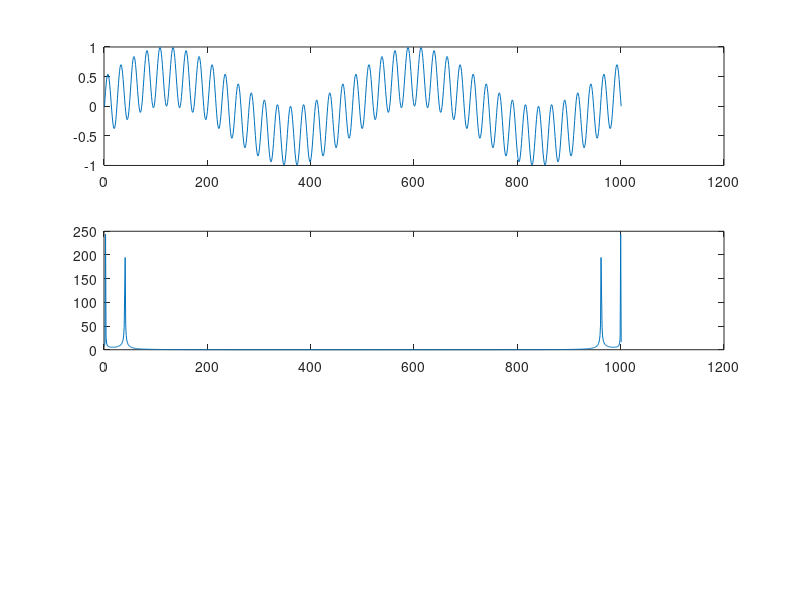

Write the MATLAB code that produced this figure. (Note: this script raises an error after producing the figure.)
%======================================================================
% Generador de coeficientes en hexa
%======================================================================
%%

% Frecuencia de muestreo
fs = 48000;

% Vector de tiempo para la senial de prueba
t = [0:0.1:100];

% Grafico
figure(1);

% subplot(211);
% plot(Num_fir_46);



x = 0.5*( sin(2*pi*1000/fs*t) + sin(2*pi*19000/fs*t) );
subplot(311);
plot(x)

subplot(312);
plot(abs(fft(x)));


y = filter(Num_fir_46, 1, x);

subplot(313);
plot(abs(fft(y)));

% y = filter(Num,1,x);
% % % test = [2,4,1,-2,-2,1,0,1,3,-3,2,-2,1,-6,-4,1,-1,-4,0,2];
% % % salida = filter(Num,1,test);
% % % salida = fi(salida);
% % % 
% % % figure(1);
% % % subplot(3,1,1);
% % % plot(abs(fft(x)));
% % % subplot(3,1,2);
% % % plot(abs(fft(Num)));
% % % subplot(3,1,3);
% % % plot(abs(fft(y)));
% % % 

% Abrimos el archivo
fileID = fopen('fir19k_46coef.txt','w');

% Escribimos
for i=1:1:47
    q15 = fi(Num_fir_46(i),1,16,15);
     
    fprintf(fileID, '%s', q15.hex);
    fprintf(fileID, ',\n');
end;

% Cerramos el archivo
fclose(fileID);